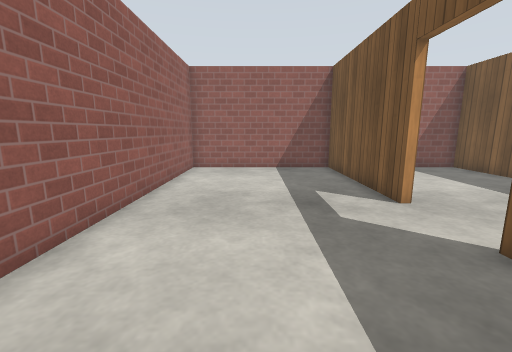
View 1 (above)

17 first-person views from a walk through a world built for the Gazebo simulator. The camera is 0.94 m above the floor, tilts 10° down and sees 90° across. The floor is counted in squares, 0.5 m on a side. Each view is taken from the middle of a square. On the plan, view 1 faces up. The plan holds only what a view shows up to about 15 squares ahead; the rest is blank. The place goes on beyond the plan. Simple patterns stand in for the simulator's built-in surfaces.

View 2
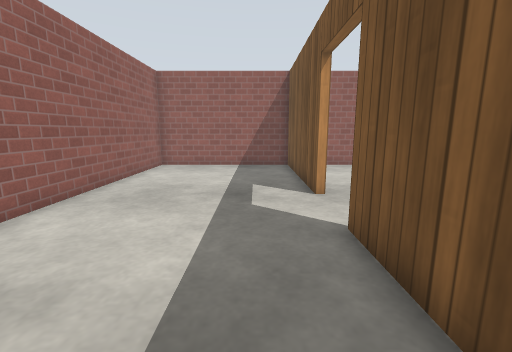

View 3
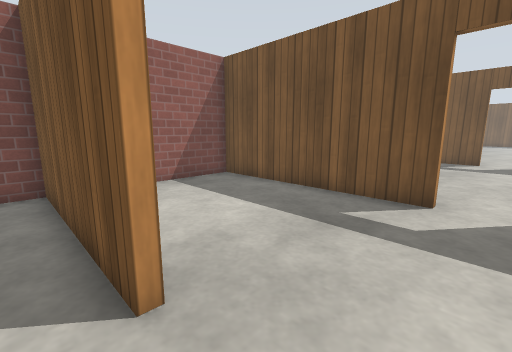

View 4
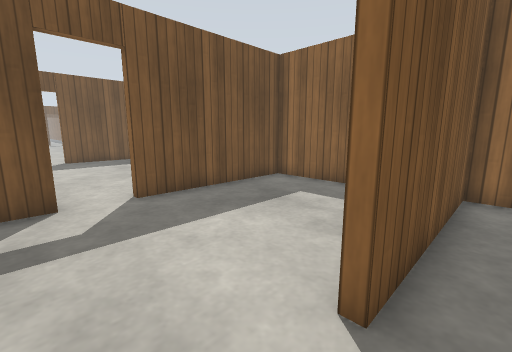

View 5
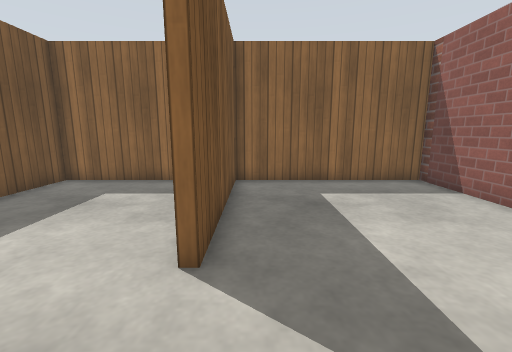

View 6
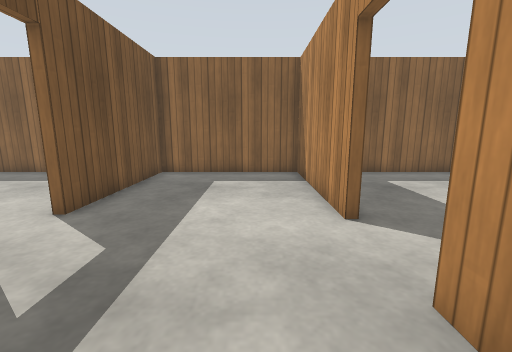

View 7
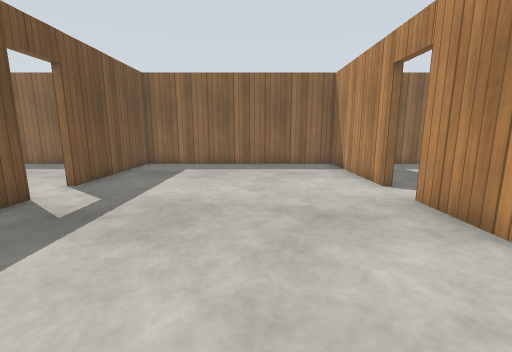

View 8
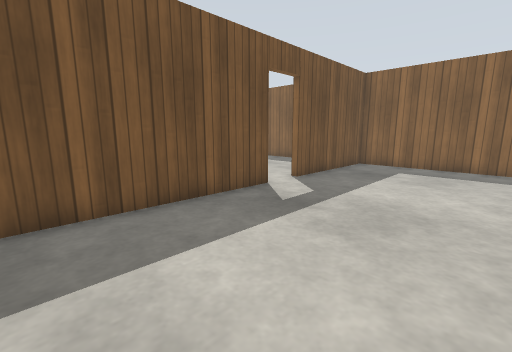

View 9
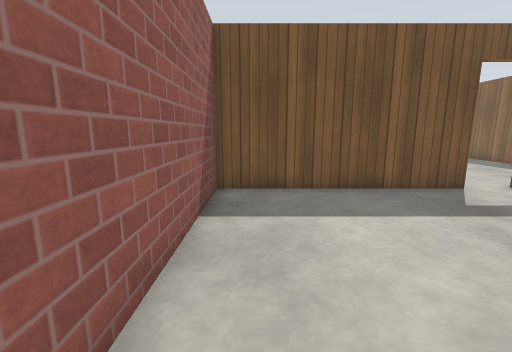

View 10
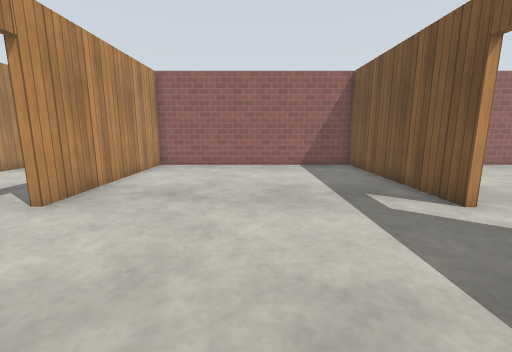

View 11
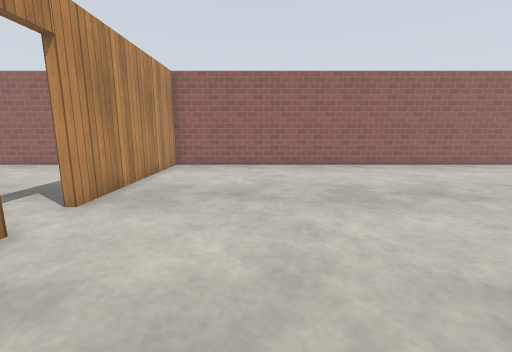

View 12
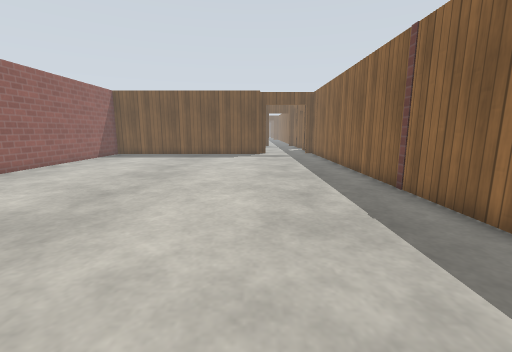

View 13
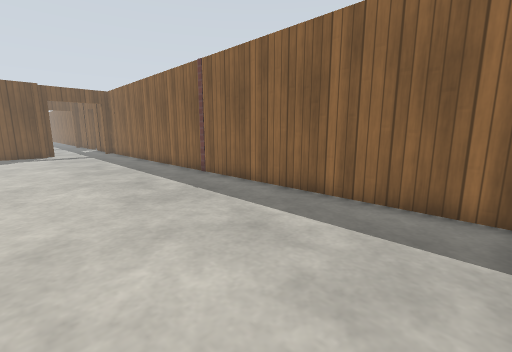

View 14
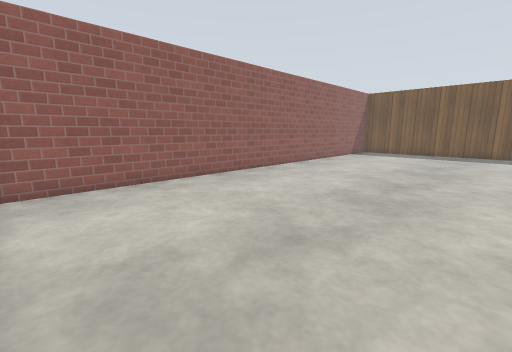

View 15
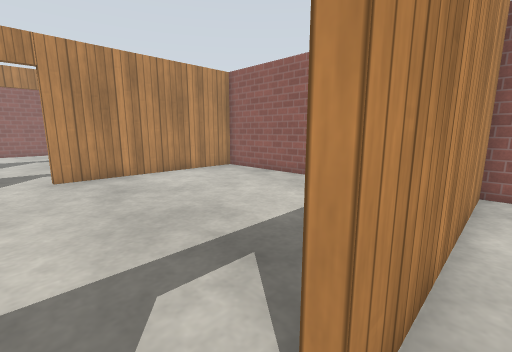

View 16
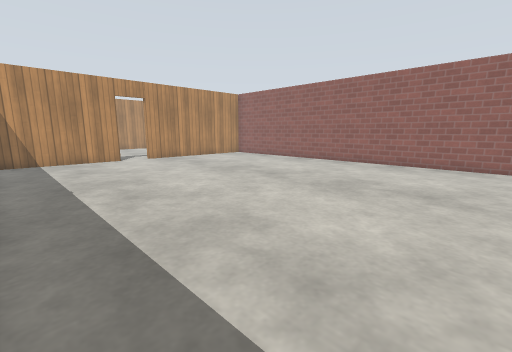

View 17
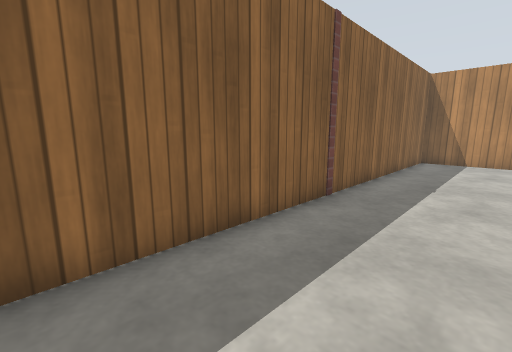

### Floor plan
Points are (right, up) in squares from view 1. A wall is a line through its corners. A room is listed if a view was taken in it or the views show most of it. See-through windows are left out.
Room 1 (views 1, 2, 3, 4, 5)
walls: (3.8, 6.5) (3.8, 13.3) (-3.3, 13.3) (-3.3, 3); (-3.3, 1) (-3.3, -2.7) (3.8, -2.7) (3.8, 3.8)
ways out: open door at (4, 5) to room 2
Room 2 (view 6)
walls: (4.1, 3.8) (4.1, -2.7) (10.3, -2.7) (10.3, 3.4); (10.3, 5.2) (10.3, 13.3) (5.9, 13.3); (4.1, 7.4) (4.1, 6.5); (4.1, 12.1) (4.1, 10.8)
ways out: open door at (4, 5) to room 1; open door at (10.5, 4.5) to room 3
Room 3 (views 7, 8, 9, 10)
walls: (21.2, 5.2) (21.2, 13.3) (10.6, 13.3) (10.6, 5.2); (10.6, 3.4) (10.6, -2.7) (21.2, -2.7) (21.2, 3.4)
ways out: open door at (10.5, 4.5) to room 2; open door at (21, 4.5) to room 4
Room 4 (views 11, 12, 13, 14, 15, 16, 17)
walls: (21.5, 3.4) (21.5, -2.7) (39.5, -2.7); (39.5, 13.3) (21.5, 13.3) (21.5, 5.2)
ways out: open door at (21, 4.5) to room 3

Where each view was taken, in squares from view 1:
view 1: 0 up, 0 right, facing up
view 2: 1 down, 2 right, facing up
view 3: 4 up, 3 right, facing up-right
view 4: 6 up, 3 right, facing down-right
view 5: 7 up, 3 right, facing down
view 6: 9 up, 6 right, facing down
view 7: 12 up, 15 right, facing down
view 8: 12 up, 15 right, facing down-right
view 9: 12 up, 13 right, facing right
view 10: 1 down, 16 right, facing up
view 11: 1 down, 26 right, facing up
view 12: 2 up, 24 right, facing right
view 13: 4 up, 22 right, facing down-right
view 14: 4 up, 22 right, facing up-right
view 15: 4 up, 22 right, facing up-left
view 16: 2 down, 39 right, facing up-left
view 17: 1 up, 39 right, facing down-left
